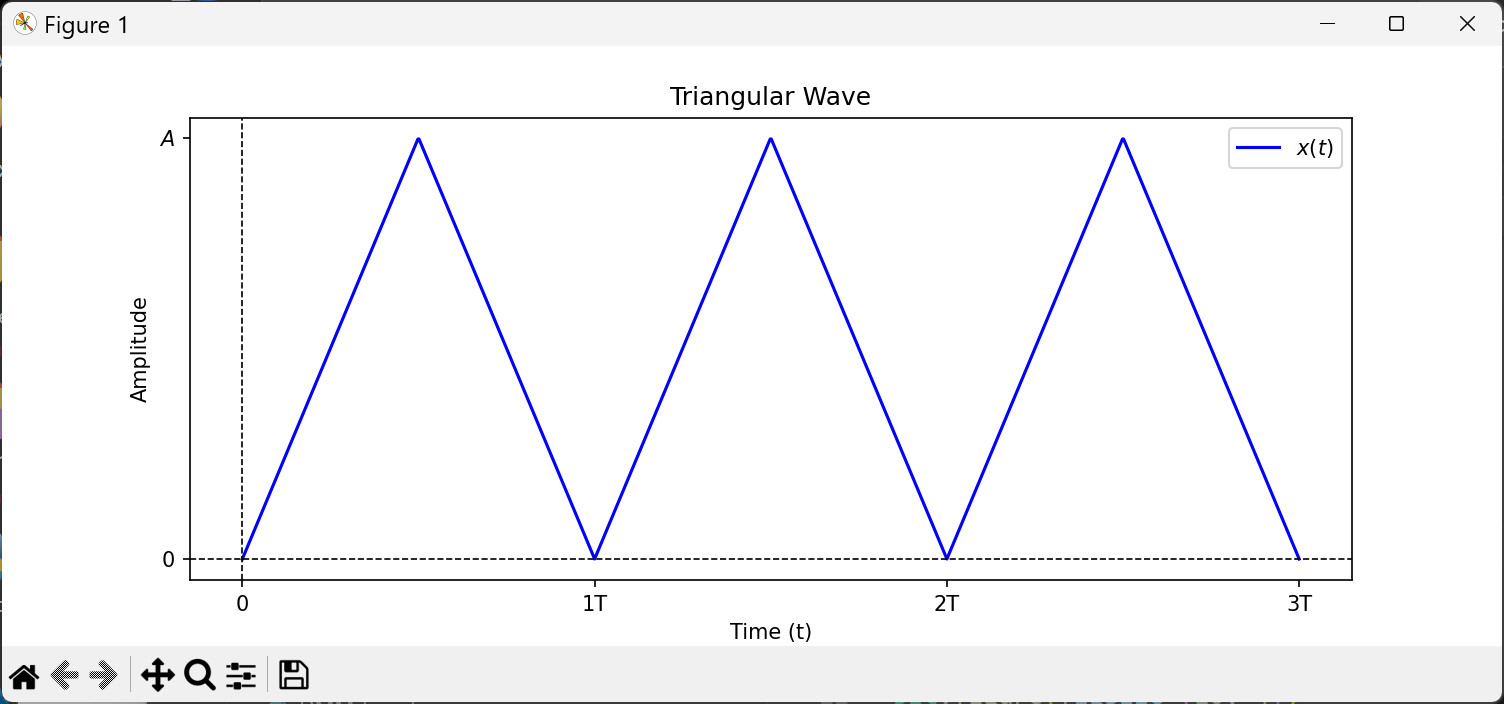

Reproduce this figure in Python.
import numpy as np
import matplotlib.pyplot as plt
from sympy import Rational

# Parameters
A = 1      # Numeric Amplitude
T = 2      # Numeric Period
omega = 2 * np.pi / T  # Angular frequency
N = 1000
ts = [0, 3*T]
t = np.linspace(ts[0], ts[1], N)  # Time array

t_mod = np.mod(t, T)
x_t = np.piecewise(
        t_mod,
        [t_mod < T/2, t_mod >= T/2],
        [lambda t: (2*A/T)*t,
         lambda t: (2*A/T)*(T - t)]
)

# Create plot
plt.figure(figsize=(10, 4))
plt.plot(t, x_t, label=r'$x(t)$', color='b')

# Customizing axis labels
plt.axhline(0, color='black', linewidth=0.8, linestyle='--')
plt.axvline(0, color='black', linewidth=0.8, linestyle='--')
plt.xlabel('Time (t)')
plt.ylabel('Amplitude')

# Title and legend
plt.title('Triangular Wave')
plt.legend(loc="upper right")

# Generate tick positions with intervals of T/4
T_ticks = np.arange(ts[0], ts[1]+T, T)
# Generate corresponding labels for the ticks
T_labels = [r'{}T'.format(i) if i>0 else r'{}'.format(i)
            for i in range(len(T_ticks))]
# Replace T in labels with the symbolic form
print(T_labels)
T_labels = [t for t in T_labels]
plt.xticks(T_ticks, T_labels)

# Custom y-ticks showing A
plt.yticks([0, A], [r'$0$', r'$A$'])

plt.grid(False)
plt.show()
